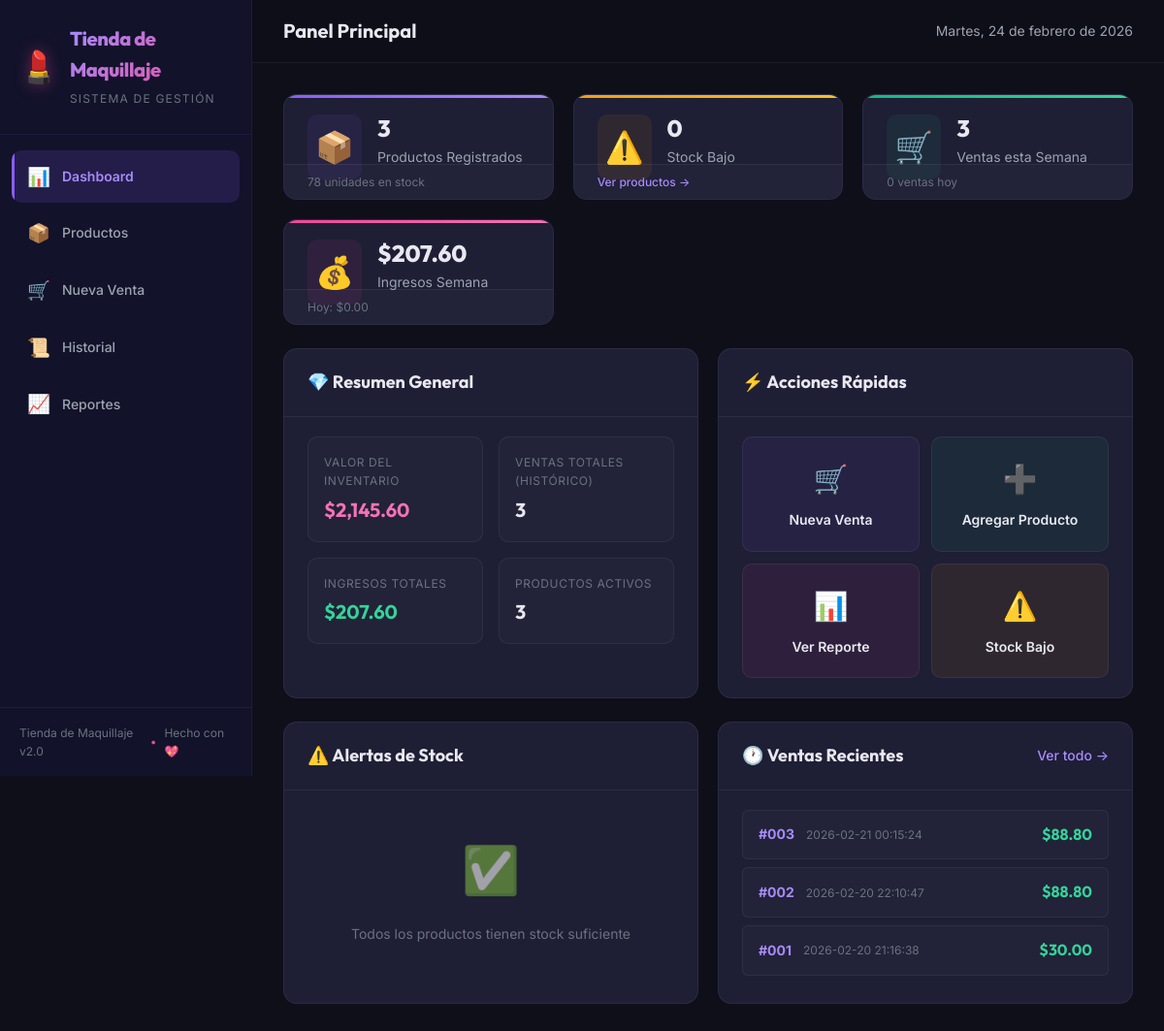
The page / on the database its author committed.
### tables this page shows
CREATE TABLE ventas (
            id INTEGER PRIMARY KEY AUTOINCREMENT,
            total REAL NOT NULL DEFAULT 0,
            cantidad_items INTEGER NOT NULL DEFAULT 0,
            fecha TIMESTAMP DEFAULT CURRENT_TIMESTAMP
        );

### routes/dashboard.py (the view)
@dashboard_bp.route('/')
def index():
    stats = obtener_estadisticas_dashboard()
    return render_template('dashboard.html', stats=stats)

### app.py (called while the page is built)
def create_app():
    app = Flask(__name__)
    app.config.from_object(Config)
    with app.app_context():
        init_db()
    app.register_blueprint(dashboard_bp)
    app.register_blueprint(productos_bp)
    app.register_blueprint(ventas_bp)
    app.register_blueprint(reportes_bp)
    @app.template_filter('moneda')
    def formato_moneda(valor):
        try:
            return f"${valor:,.2f}"
        except (ValueError, TypeError):
            return "$0.00"
    @app.errorhandler(404)
    def pagina_no_encontrada(e):
        return "<h1>404 - Página no encontrada</h1><p><a href='/'>Volver al inicio</a></p>", 404
    @app.errorhandler(500)
    def error_interno(e):
        return "<h1>500 - Error interno del servidor</h1><p><a href='/'>Volver al inicio</a></p>", 500
    return app

### models.py (called while the page is built)
def get_db():
    conn = sqlite3.connect(DB_PATH)
    conn.row_factory = sqlite3.Row  # Retorna filas como diccionarios
    conn.execute("PRAGMA foreign_keys = ON")  # Habilitar claves foráneas
    return conn

def obtener_productos(solo_activos=True, categoria=None, stock_bajo=False, stock_minimo=5):
    conn = get_db()
    query = "SELECT * FROM productos WHERE 1=1"
    params = []
    if solo_activos:
        query += " AND activo = 1"
    if categoria:
        query += " AND categoria = ?"
        params.append(categoria)
    if stock_bajo:
        query += " AND cantidad_stock <= ? AND activo = 1"
        params.append(stock_minimo)
    query += " ORDER BY nombre ASC"
    productos = conn.execute(query, params).fetchall()
    conn.close()
    return [dict(p) for p in productos]

def obtener_ventas(limite=None):
    conn = get_db()
    query = "SELECT * FROM ventas ORDER BY fecha DESC"
    if limite:
        query += f" LIMIT {limite}"
    ventas = conn.execute(query).fetchall()
    resultado = []
    for venta in ventas:
        venta_dict = dict(venta)
        detalles = conn.execute(
            "SELECT * FROM detalles_venta WHERE venta_id = ?",
            (venta["id"],)
        ).fetchall()
        venta_dict["detalles"] = [dict(d) for d in detalles]
        resultado.append(venta_dict)
    conn.close()
    return resultado

### templates/dashboard.html (shortened to what this page needs)
{% extends "base.html" %}
{% block page_title %}Panel Principal{% endblock %}
{% block content %}
<div class="dashboard-container">
    <div class="stats-grid">
        <div class="stat-card stat-card--primary" id="card-total-productos">
            <div class="stat-card__icon">📦</div>
            <div class="stat-card__content">
                <span class="stat-card__value">{{ stats.total_productos }}</span>
                <span class="stat-card__label">Productos Registrados</span>
            </div>
            <div class="stat-card__footer">
                <span>{{ stats.total_unidades }} unidades en stock</span>
            </div>
        </div>
        <div class="stat-card stat-card--warning" id="card-stock-bajo">
            <div class="stat-card__icon">⚠️</div>
            <div class="stat-card__content">
                <span class="stat-card__value">{{ stats.productos_stock_bajo }}</span>
                <span class="stat-card__label">Stock Bajo</span>
            </div>
            <div class="stat-card__footer">
                <a href="{{ url_for('productos.lista', stock_bajo=1) }}">Ver productos →</a>
            </div>
        </div>
        <div class="stat-card stat-card--success" id="card-ventas-semana">
            <div class="stat-card__icon">🛒</div>
            <div class="stat-card__content">
                <span class="stat-card__value">{{ stats.ventas_semana }}</span>
                <span class="stat-card__label">Ventas esta Semana</span>
            </div>
            <div class="stat-card__footer">
                <span>{{ stats.ventas_hoy }} ventas hoy</span>
            </div>
        </div>
        <div class="stat-card stat-card--accent" id="card-ingresos">
            <div class="stat-card__icon">💰</div>
            <div class="stat-card__content">
                <span class="stat-card__value">{{ stats.ingresos_semana | moneda }}</span>
                <span class="stat-card__label">Ingresos Semana</span>
            </div>
            <div class="stat-card__footer">
                <span>Hoy: {{ stats.ingresos_hoy | moneda }}</span>
            </div>
        </div>
    </div>
    <div class="dashboard-row">
        <div class="card dashboard-summary" id="resumen-general">
            <div class="card__header">
                <h3>💎 Resumen General</h3>
            </div>
            <div class="card__body">
                <div class="summary-grid">
                    <div class="summary-item">
                        <span class="summary-item__label">Valor del Inventario</span>
                        <span class="summary-item__value accent-text">{{ stats.valor_inventario | moneda }}</span>
                    </div>
                    <div class="summary-item">
                        <span class="summary-item__label">Ventas Totales (histórico)</span>
                        <span class="summary-item__value">{{ stats.total_ventas_historico }}</span>
                    </div>
                    <div class="summary-item">
                        <span class="summary-item__label">Ingresos Totales</span>
                        <span class="summary-item__value success-text">{{ stats.ingresos_totales | moneda }}</span>
                    </div>
                    <div class="summary-item">
                        <span class="summary-item__label">Productos Activos</span>
                        <span class="summary-item__value">{{ stats.total_productos }}</span>
                    </div>
                </div>
            </div>
        </div>
        <div class="card quick-actions" id="acciones-rapidas">
            <div class="card__header">
                <h3>⚡ Acciones Rápidas</h3>
            </div>
            <div class="card__body">
                <div class="actions-grid">
                    <a href="{{ url_for('ventas.registrar') }}" class="action-btn action-btn--primary"
                        id="btn-nueva-venta">
                        <span class="action-btn__icon">🛒</span>
                        <span class="action-btn__text">Nueva Venta</span>
                    </a>
                    <a href="{{ url_for('productos.agregar') }}" class="action-btn action-btn--secondary"
                        id="btn-agregar-producto">
                        <span class="action-btn__icon">➕</span>
                        <span class="action-btn__text">Agregar Producto</span>
                    </a>
                    <a href="{{ url_for('reportes.semanal') }}" class="action-btn action-btn--accent"
                        id="btn-ver-reporte">
                        <span class="action-btn__icon">📊</span>
                        <span class="action-btn__text">Ver Reporte</span>
                    </a>
                    <a href="{{ url_for('productos.lista', stock_bajo=1) }}" class="action-btn action-btn--warning"
                        id="btn-stock-bajo">
                        <span class="action-btn__icon">⚠️</span>
                        <span class="action-btn__text">Stock Bajo</span>
                    </a>
                </div>
            </div>
        </div>
    </div>
    <div class="dashboard-row">
        <div class="card" id="alertas-stock">
            <div class="card__header">
                <h3>⚠️ Alertas de Stock</h3>
            </div>
            <div class="card__body">
                {% if stats.alertas_stock %}
                <div class="alert-list">
                    {% for alerta in stats.alertas_stock %}
                    <div class="alert-item">
                        <div class="alert-item__info">
                            <span
                                class="alert-item__indicator {% if alerta.cantidad_stock == 0 %}indicator--danger{% else %}indicator--warning{% endif %}"></span>
                            <span class="alert-item__name">{{ alerta.nombre }}</span>
                        </div>
                        <div class="alert-item__stock">
                            <span
                                class="stock-badge {% if alerta.cantidad_stock == 0 %}stock-badge--danger{% else %}stock-badge--warning{% endif %}">
                                {{ alerta.cantidad_stock }} uds
                            </span>
                        </div>
                    </div>
                    {% endfor %}
                </div>
                {% else %}
                <div class="empty-state">
                    <span class="empty-state__icon">✅</span>
                    <p class="empty-state__text">Todos los productos tienen stock suficiente</p>
                </div>
                {% endif %}
            </div>
        </div>
        <div class="card" id="ventas-recientes">
            <div class="card__header">
                <h3>🕐 Ventas Recientes</h3>
                <a href="{{ url_for('ventas.historial') }}" class="card__link">Ver todo →</a>
            </div>
            <div class="card__body">
                {% if stats.ventas_recientes %}
                <div class="sales-list">
                    {% for venta in stats.ventas_recientes %}
                    <div class="sale-item">
                        <div class="sale-item__info">
                            <span class="sale-item__id">#{{ '%03d' % venta.id }}</span>
                            <span class="sale-item__date">{{ venta.fecha }}</span>
                        </div>
                        <span class="sale-item__total">{{ venta.total | moneda }}</span>
                    </div>
                    {% endfor %}
                </div>
                {% endif %}
            </div>
        </div>
    </div>
</div>
{% endblock %}

### rows shown on the page
ventas: id "003", fecha "2026-02-21 00:15:24", total|moneda "$88.80"
ventas: id "002", fecha "2026-02-20 22:10:47", total|moneda "$88.80"
ventas: id "001", fecha "2026-02-20 21:16:38", total|moneda "$30.00"

### other values the page prints
{{ stats.total_productos }} "3"
{{ stats.total_unidades }} "78"
{{ stats.productos_stock_bajo }} "0"
{{ stats.ventas_semana }} "3"
{{ stats.ventas_hoy }} "0"
{{ stats.ingresos_semana | moneda }} "$207.60"
{{ stats.ingresos_hoy | moneda }} "$0.00"
{{ stats.valor_inventario | moneda }} "$2,145.60"
{{ stats.total_ventas_historico }} "3"
{{ stats.ingresos_totales | moneda }} "$207.60"
